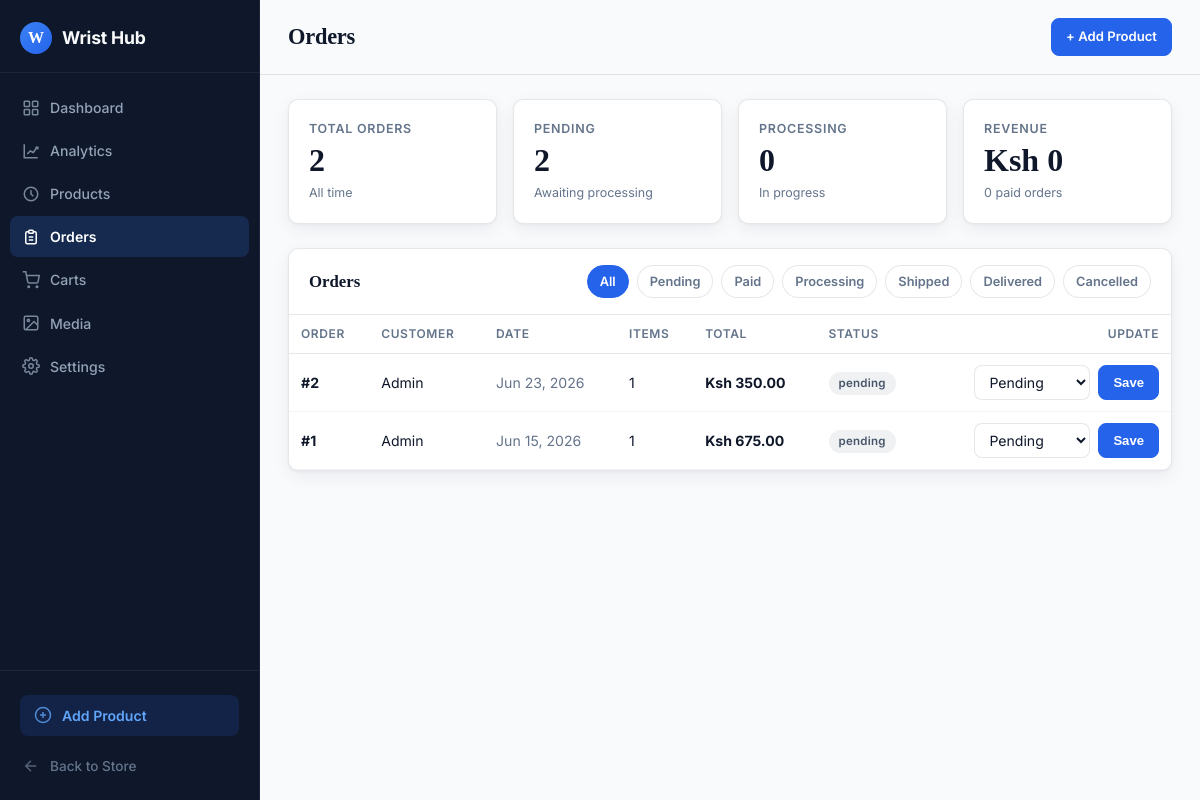
Page /panel/orders/ on the committed database.
### wshop/models.py (models this page shows, shortened)
class Order(models.Model):
    STATUS_CHOICES = [
        ("pending", "Pending"),
        ("paid", "Paid"),
        ("processing", "Processing"),
        ("shipped", "Shipped"),
        ("delivered", "Delivered"),
        ("cancelled", "Cancelled"),
    ]
    user = models.ForeignKey(
        settings.AUTH_USER_MODEL,
        on_delete=models.SET_NULL,
        related_name="orders",
        blank=True,
        null=True,
    )
    full_name = models.CharField(max_length=120)
    email = models.EmailField()
    phone = models.CharField(max_length=30)
    address = models.CharField(max_length=255)
    city = models.CharField(max_length=100)
    postal_code = models.CharField(max_length=20)
    country = models.CharField(max_length=100)
    status = models.CharField(max_length=20, choices=STATUS_CHOICES, default="pending")
    total = models.DecimalField(
        max_digits=10,
        decimal_places=2,
        validators=[MinValueValidator(0)],
    )
    created_at = models.DateTimeField(auto_now_add=True)
    updated_at = models.DateTimeField(auto_now=True)
    class Meta:
        ordering = ["-created_at"]

### wshop/views_admin.py (the view, shortened to what this page needs)
# urls.py: path("panel/orders/", views_admin.admin_orders, name="panel-orders"),
def admin_orders(request):
    allowed_statuses = {choice[0] for choice in Order.STATUS_CHOICES}
    status_filter = request.GET.get("status", "").strip()
    orders_qs = Order.objects.select_related("user").prefetch_related("items__watch")
    if status_filter in allowed_statuses:
        orders_qs = orders_qs.filter(status=status_filter)
    orders = orders_qs.order_by("-created_at")[:50]
    badge_map = {
        "pending": "badge-default",
        "paid": "badge-info",
        "processing": "badge-warning",
        "shipped": "badge-info",
        "delivered": "badge-success",
        "cancelled": "badge-danger",
    }
    for order in orders:
        order.status_badge = badge_map.get(order.status, "badge-default")
        order.item_count = sum(item.quantity for item in order.items.all())
    total_orders = Order.objects.count()
    pending_orders = Order.objects.filter(status="pending").count()
    processing_orders = Order.objects.filter(status="processing").count()
    delivered_orders = Order.objects.filter(status="delivered").count()
    paid_orders = Order.objects.filter(status__in=["paid", "processing", "shipped", "delivered"]).count()
    revenue = Order.objects.filter(status__in=["paid", "processing", "shipped", "delivered"]).aggregate(total=Sum("total"))["total"] or 0
    context = {
        "orders": orders,
        "status_choices": Order.STATUS_CHOICES,
        "status_filter": status_filter,
        "total_orders": total_orders,
        "pending_orders": pending_orders,
        "processing_orders": processing_orders,
        "delivered_orders": delivered_orders,
        "paid_orders": paid_orders,
        "revenue": revenue,
        "dashboard_title": "Orders",
        "orders_active": True,
    }
    return render(request, "panel/orders.html", context)

### wshop/analytics.py (called while the page is built)
def should_track_request(request):
    if request.path.startswith(("/admin/", "/panel/", "/static/", "/media/")):
        return False
    if request.path in {"/cart/count/"}:
        return False
    if request.method not in {"GET", "POST"}:
        return False
    return True

### wshop/templates/panel/orders.html (shortened to what this page needs)
{% extends "panel/base.html" %}
{% block content %}
<div class="stats-grid">
    <div class="stat-card">
        <span class="stat-label">Total Orders</span>
        <span class="stat-value">{{ total_orders }}</span>
        <span class="stat-change">All time</span>
    </div>
    <div class="stat-card">
        <span class="stat-label">Pending</span>
        <span class="stat-value">{{ pending_orders }}</span>
        <span class="stat-change">Awaiting processing</span>
    </div>
    <div class="stat-card">
        <span class="stat-label">Processing</span>
        <span class="stat-value">{{ processing_orders }}</span>
        <span class="stat-change">In progress</span>
    </div>
    <div class="stat-card">
        <span class="stat-label">Revenue</span>
        <span class="stat-value">Ksh {{ revenue|floatformat:0 }}</span>
        <span class="stat-change">{{ paid_orders }} paid orders</span>
    </div>
</div>
<div class="card">
    <div class="card-header" style="flex-wrap: wrap; gap: 14px;">
        <span class="card-title">Orders</span>
        <div class="order-filters" style="display: flex; flex-wrap: wrap; gap: 8px;">
            <a class="filter-chip{% if not status_filter %} is-active{% endif %}" href="{% url 'panel-orders' %}">All</a>
            {% for value, label in status_choices %}
                <a class="filter-chip{% if status_filter == value %} is-active{% endif %}" href="{% url 'panel-orders' %}?status={{ value }}">{{ label }}</a>
            {% endfor %}
        </div>
    </div>
    <div class="card-body" style="padding: 0;">
        {% if orders %}
            <div class="table-wrap">
                <table>
                    <thead>
                        <tr>
                            <th>Order</th>
                            <th>Customer</th>
                            <th>Date</th>
                            <th>Items</th>
                            <th>Total</th>
                            <th>Status</th>
                            <th class="text-right">Update</th>
                        </tr>
                    </thead>
                    <tbody>
                        {% for order in orders %}
                            <tr>
                                <td><strong>#{{ order.pk }}</strong></td>
                                <td>
                                    {% if order.user %}
                                        {{ order.user.get_full_name|default:order.user.username }}
                                    {% else %}
                                        {{ order.full_name }}
                                    {% endif %}
                                </td>
                                <td class="text-muted">{{ order.created_at|date:"M d, Y" }}</td>
                                <td>{{ order.item_count }}</td>
                                <td><strong>Ksh {{ order.total|floatformat:2 }}</strong></td>
                                <td><span class="badge {{ order.status_badge }}">{{ order.status }}</span></td>
                                <td class="text-right">
                                    <form method="post" style="display: inline-flex; gap: 8px; justify-content: flex-end;">
                                        <select name="status" style="padding: 7px 10px; border: 1px solid var(--line); border-radius: 8px; background: #fff; color: var(--ink); font: inherit;">
                                            {% for value, label in status_choices %}
                                                <option value="{{ value }}"{% if value == order.status %} selected{% endif %}>{{ label }}</option>
                                            {% endfor %}
                                        </select>
                                        <button class="btn btn-primary" type="submit">Save</button>
                                    </form>
                                </td>
                            </tr>
                        {% endfor %}
                    </tbody>
                </table>
            </div>
        {% else %}
            <div class="empty-state" style="margin: 20px;">
                <h2 style="margin: 0 0 6px; font-family: Georgia, serif; color: var(--ink);">No orders found</h2>
                <p style="margin: 0; color: var(--muted);">There are no orders matching this filter.</p>
            </div>
        {% endif %}
    </div>
</div>
{% endblock %}

### wshop/static/css/admin.css (style rules this page uses)
:root { --bg: #f8fafc; --surface: #ffffff; --sidebar: #0f172a; --sidebar-hover: rgba(255,255,255,0.06); --sidebar-active: rgba(59,130,246,0.18); --ink: #0f172a; --muted: #64748b; --line: rgba(15,23,42,0.1); --shadow: 0 1px 3px rgba(15,23,42,0.04), 0 6px 18px rgba(15,23,42,0.06); --radius: 10px; --blue: #2563eb; --blue-soft: rgba(37,99,235,0.1); --green: #16a34a; --amber: #d97706; --red: #dc2626; --rose: #e11d48; }
* { box-sizing: border-box; margin: 0; padding: 0; }
body { font-family: 'Inter', -apple-system, BlinkMacSystemFont, 'Segoe UI', sans-serif; background: var(--bg); color: var(--ink); line-height: 1.5; min-height: 100vh; }
.django-admin-link, .btn { display: inline-flex; align-items: center; justify-content: center; gap: 6px; padding: 8px 14px; border-radius: 8px; font-size: 0.82rem; font-weight: 600; text-decoration: none; border: 1px solid transparent; cursor: pointer; transition: all 140ms ease; white-space: nowrap; }
.btn-primary { color: #ffffff; background: var(--blue); border-color: var(--blue); }
.stats-grid { display: grid; grid-template-columns: repeat(4, minmax(0, 1fr)); gap: 16px; margin-bottom: 24px; }
.stat-card { background: var(--surface); border: 1px solid var(--line); border-radius: var(--radius); padding: 20px; box-shadow: var(--shadow); display: flex; flex-direction: column; gap: 6px; }
.stat-label { font-size: 0.78rem; font-weight: 600; text-transform: uppercase; letter-spacing: 0.06em; color: var(--muted); }
.stat-value { font-family: Georgia, 'Times New Roman', serif; font-size: 2rem; font-weight: 600; color: var(--ink); line-height: 1; }
.stat-change { font-size: 0.78rem; color: var(--muted); margin-top: 2px; }
.card { background: var(--surface); border: 1px solid var(--line); border-radius: var(--radius); box-shadow: var(--shadow); margin-bottom: 20px; overflow: hidden; }
.card-header { display: flex; align-items: center; justify-content: space-between; gap: 12px; padding: 16px 20px; border-bottom: 1px solid var(--line); }
.card-title { font-family: Georgia, 'Times New Roman', serif; font-size: 1.05rem; font-weight: 600; color: var(--ink); }
.card-body { padding: 16px 20px; }
.table-wrap { overflow-x: auto; }
table { width: 100%; border-collapse: collapse; font-size: 0.88rem; }
th { text-align: left; padding: 10px 12px; font-weight: 600; color: var(--muted); font-size: 0.75rem; text-transform: uppercase; letter-spacing: 0.05em; border-bottom: 1px solid var(--line); white-space: nowrap; }
td { padding: 11px 12px; border-bottom: 1px solid rgba(15,23,42,0.05); color: var(--ink); vertical-align: middle; }
.badge { display: inline-flex; align-items: center; padding: 3px 10px; border-radius: 999px; font-size: 0.72rem; font-weight: 600; letter-spacing: 0.02em; }
.badge-default { background: rgba(100,116,139,0.1); color: #475569; }
.text-right { text-align: right; }
.text-muted { color: var(--muted); }

### wshop/templates/panel/orders.html (style rules this page uses)
.filter-chip { display: inline-flex; align-items: center; padding: 6px 12px; border-radius: 999px; border: 1px solid var(--line); background: #fff; color: var(--muted); font-size: 0.8rem; font-weight: 600; text-decoration: none; transition: all 140ms ease; }
.filter-chip.is-active { background: var(--blue); border-color: var(--blue); color: #fff; }

### rows in the picture
Order: pk "2", user.get_full_name "Admin", created_at "Jun 23, 2026", item_count "1", total "350.00", status "pending", status "Pending"
Order: pk "1", user.get_full_name "Admin", created_at "Jun 15, 2026", item_count "1", total "675.00", status "pending", status "Pending"

### other values in the picture
{{ dashboard_title }} "Orders"
{{ total_orders }} "2"
{{ pending_orders }} "2"
{{ processing_orders }} "0"
{{ revenue|floatformat:0 }} "0"
{{ paid_orders }} "0"
{{ label }} "Pending" "Paid" "Processing" "Shipped" "Delivered" "Cancelled"
